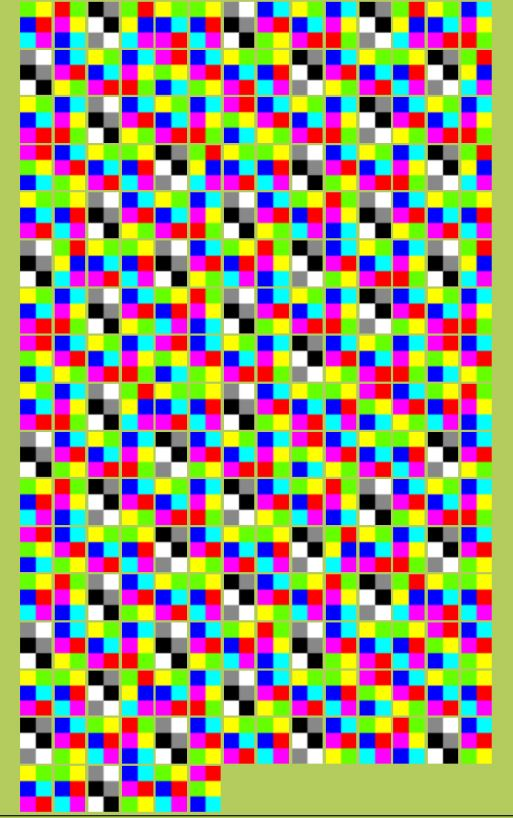
#> input picture docs/2022-damncon/crypto-painting/chall_files/img.jpg, 513 x 818 px, found by its file name
$ python solve.py
#> lines starting #> are read from the running program, lines starting #| are printed output that depends on the picture
import os
from PIL import Image
im = Image.open('img.jpg')
#> im is the input picture: PIL image 513x818 RGB; mean R, G, B 150.2, 145.3, 119.9

## IMAGE CROPPER
print(im.size)
#| (513, 818)

wh = 51-19
he = 47-1
j_right = 2
j_bot = 2

start_left = 19
start_top = 1

for row in range(17):
	# print(f'{row = }')
	for col in range(14):
		if row == 16 and col == 6:
			break
		# print(f'{col = }')
		left = start_left + col*(wh + j_right)
		top = start_top + row*(he + j_bot)
		right = left + wh
		bottom = top + he
		new_img = im.crop((left+3, top+3, right-3, bottom-3))
		new_img.save(f'data/{str(row).zfill(2)}{str(col).zfill(2)}.jpg')
#> this loop made 17 passes
#> pass 1, `new_img.save(f'data/{str(row).zfill(2)}{str(col).zfill(2)}.jpg')`:
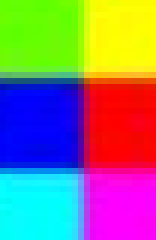
#> saved as 0000.jpg: PIL image 26x40 RGB (shown 6 times larger); mean R, G, B 137, 122.7, 125
#> pass 1, `new_img.save(f'data/{str(row).zfill(2)}{str(col).zfill(2)}.jpg')`:
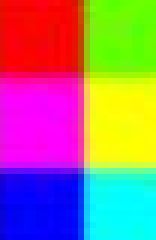
#> saved as 0001.jpg: PIL image 26x40 RGB (shown 6 times larger); mean R, G, B 157, 118.7, 125.4
#> pass 1, `new_img.save(f'data/{str(row).zfill(2)}{str(col).zfill(2)}.jpg')`:
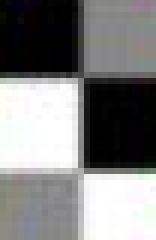
#> saved as 0002.jpg: PIL image 26x40 RGB (shown 6 times larger); mean R, G, B 127.9, 127.9, 127.7
#> pass 1, `new_img.save(f'data/{str(row).zfill(2)}{str(col).zfill(2)}.jpg')`:
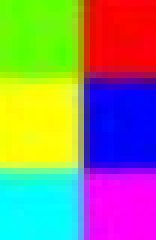
#> saved as 0003.jpg: PIL image 26x40 RGB (shown 6 times larger); mean R, G, B 142.8, 134.8, 120.1
#> after the loop:
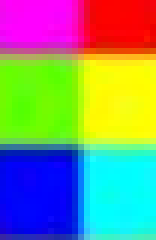
#> new_img: PIL image 26x40 RGB (shown 6 times larger); mean R, G, B 127, 146.1, 126.3


## HUE DECODER
# [137 lines left out: functions roundcolor, hexhue2code, code2str, not called in this run]

def hexhue2str(img):
	code = hexhue2code(img)
	return code2str(code)

out = ''
#> (the run stopped early here; a loop or call above may not have finished)
